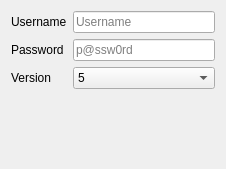
<?xml version="1.0" encoding="UTF-8"?>
<ui version="4.0">
 <class>socksOutEditor</class>
 <widget class="QWidget" name="socksOutEditor">
  <property name="geometry">
   <rect>
    <x>0</x>
    <y>0</y>
    <width>226</width>
    <height>169</height>
   </rect>
  </property>
  <property name="windowTitle">
   <string>Form</string>
  </property>
  <layout class="QFormLayout" name="formLayout">
   <item row="0" column="0">
    <widget class="QLabel" name="label_21">
     <property name="text">
      <string>Username</string>
     </property>
    </widget>
   </item>
   <item row="0" column="1">
    <widget class="QLineEdit" name="socks_UserNameTxt">
     <property name="placeholderText">
      <string notr="true">Username</string>
     </property>
    </widget>
   </item>
   <item row="1" column="0">
    <widget class="QLabel" name="label_31">
     <property name="text">
      <string>Password</string>
     </property>
    </widget>
   </item>
   <item row="1" column="1">
    <widget class="QLineEdit" name="socks_PasswordTxt">
     <property name="placeholderText">
      <string notr="true">p@ssw0rd</string>
     </property>
    </widget>
   </item>
   <item row="2" column="0">
    <widget class="QLabel" name="label_41">
     <property name="text">
      <string>Version</string>
     </property>
    </widget>
   </item>
   <item row="2" column="1">
    <widget class="QComboBox" name="socks_VersionCB">
     <item>
      <property name="text">
       <string notr="true">5</string>
      </property>
     </item>
     <item>
      <property name="text">
       <string notr="true">4a</string>
      </property>
     </item>
     <item>
      <property name="text">
       <string notr="true">4</string>
      </property>
     </item>
    </widget>
   </item>
   <item row="3" column="0">
    <spacer name="verticalSpacer">
     <property name="orientation">
      <enum>Qt::Vertical</enum>
     </property>
     <property name="sizeHint" stdset="0">
      <size>
       <width>20</width>
       <height>86</height>
      </size>
     </property>
    </spacer>
   </item>
  </layout>
 </widget>
 <resources/>
 <connections/>
</ui>
